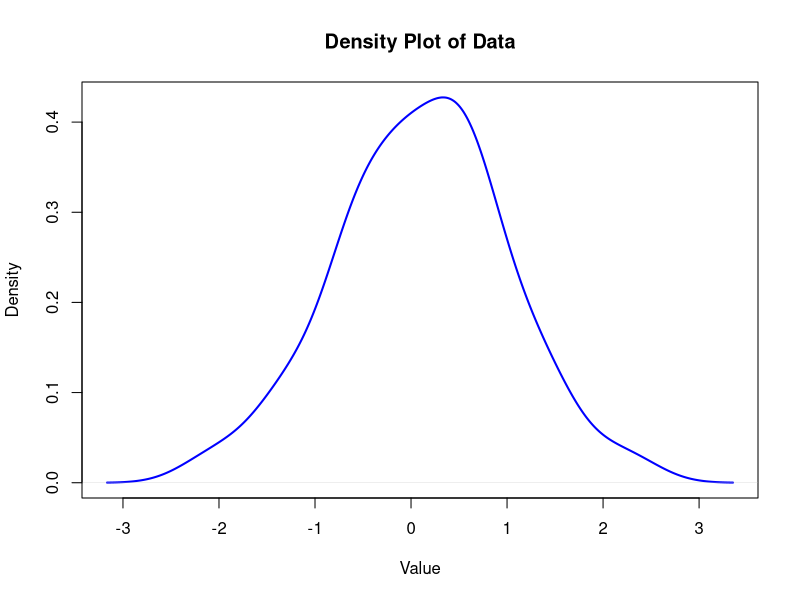
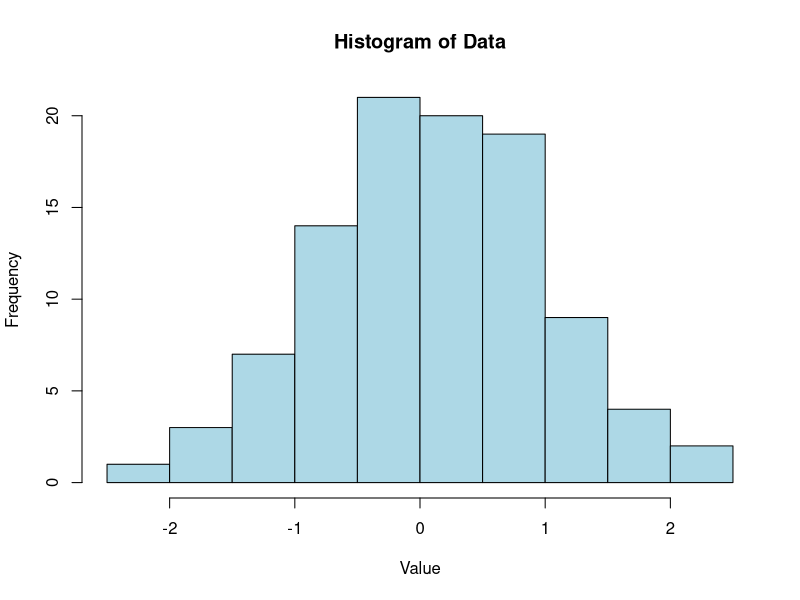
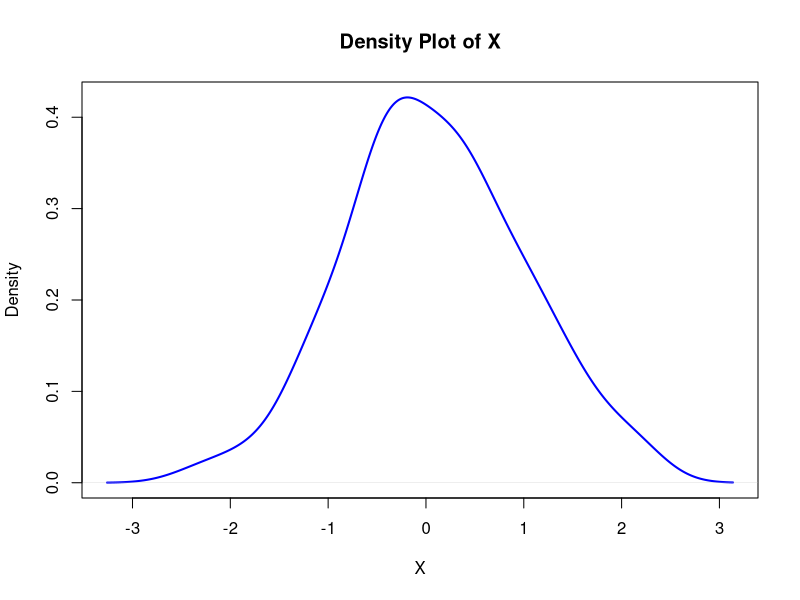
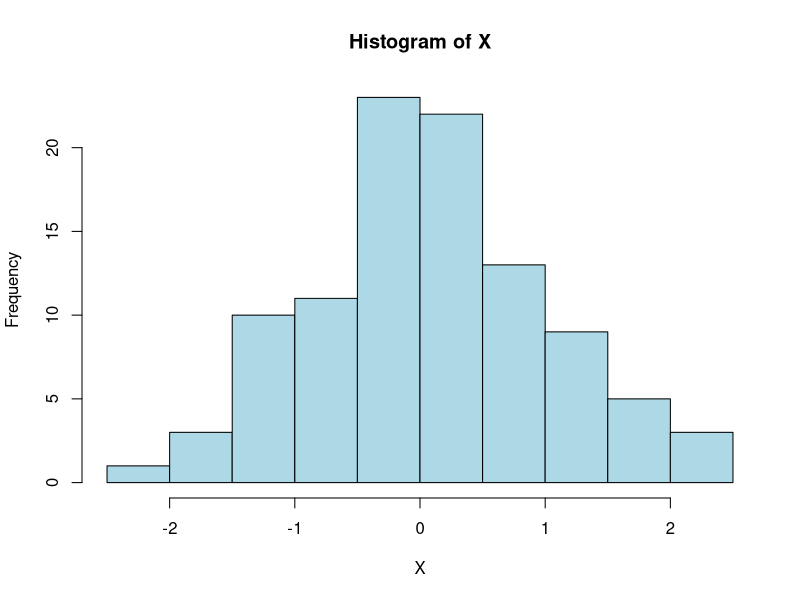
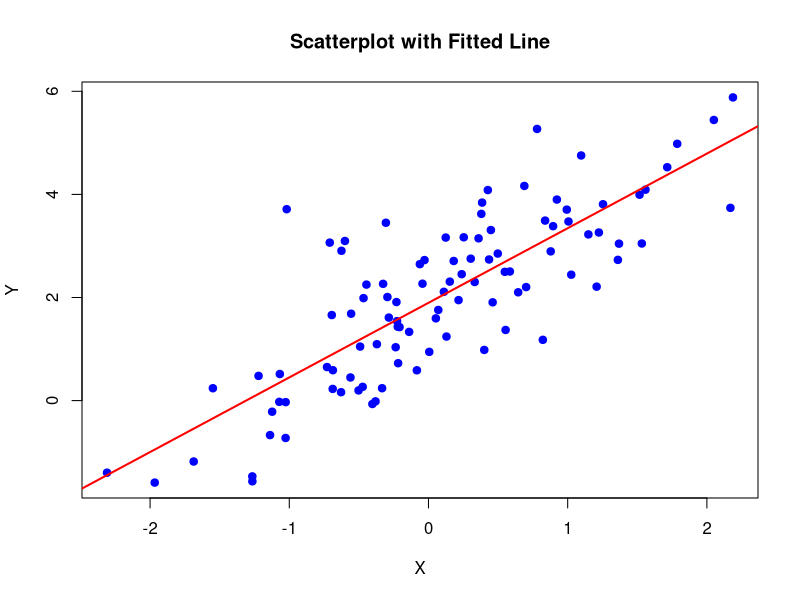
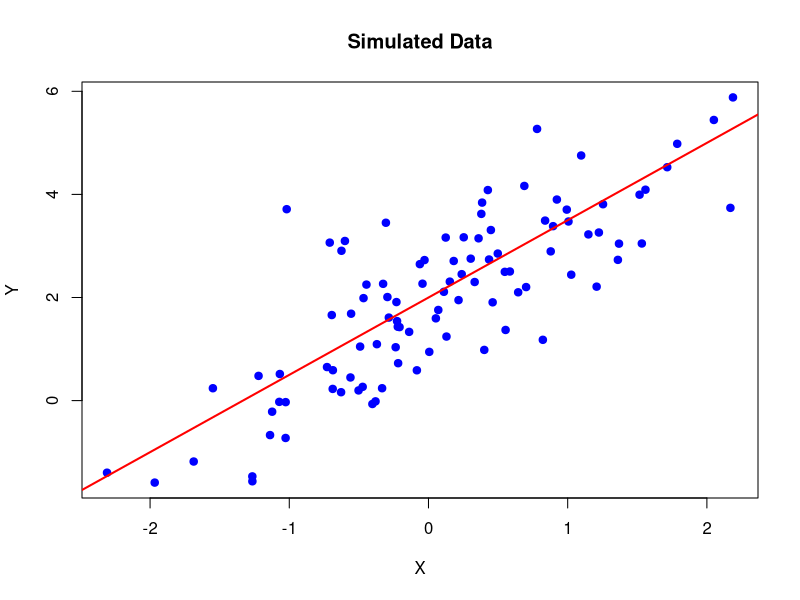
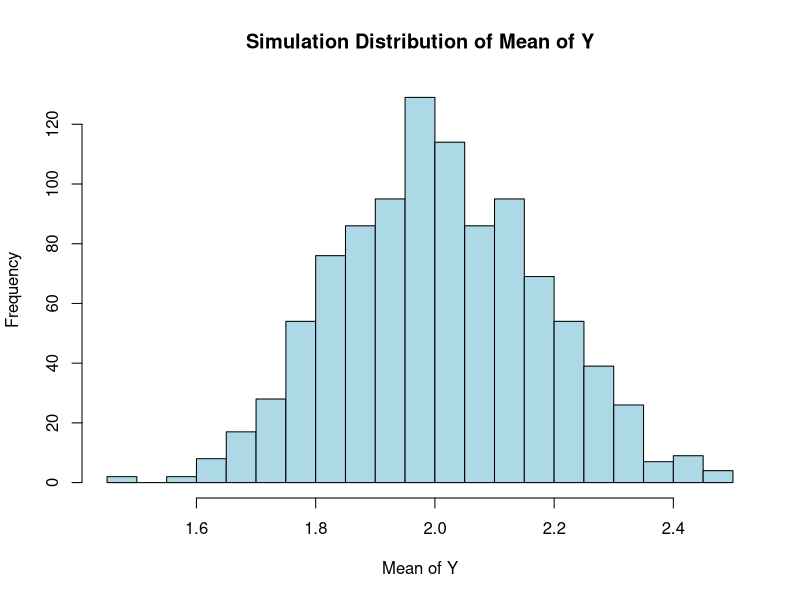
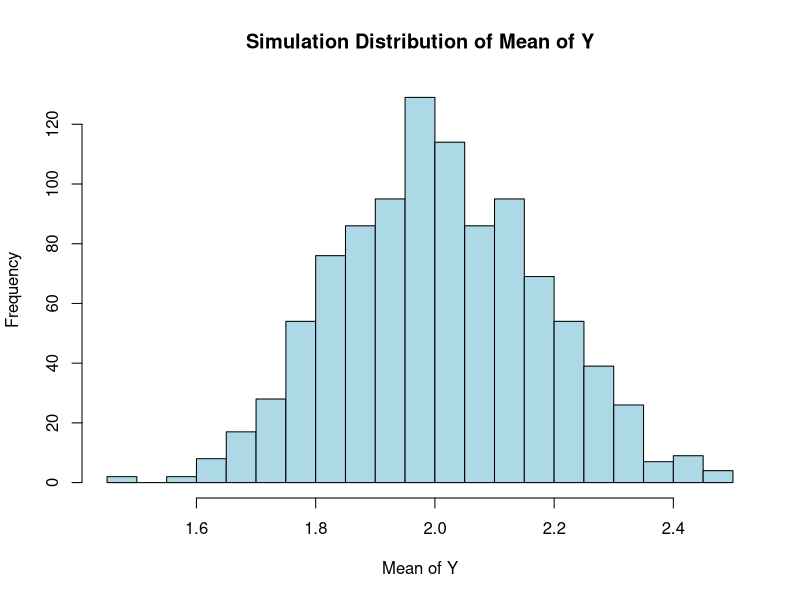

These charts were generated, in order, by the following R code:
## ---- chunk 1
# Fit a simple linear regression model
data(mtcars)
lm_model <- lm(mpg ~ hp, data = mtcars)

# Get the summary
summary(lm_model)
## ---- chunk 2
# Load dataset
data(mtcars)

# Fit linear model
lm_model <- lm(mpg ~ hp, data = mtcars)

# Get summary
summary(lm_model)
## ---- chunk 3
# Example data
set.seed(1)
data <- rnorm(100)

# Density plot
plot(density(data),
     main = "Density Plot of Data",
     xlab = "Value",
     ylab = "Density",
     col = "blue",
     lwd = 2)
## ---- chunk 4
# Histogram
hist(data,
     breaks = 10,  # Number of bins
     main = "Histogram of Data",
     xlab = "Value",
     col = "lightblue",
     border = "black")
## ---- chunk 5
# Generate example data
set.seed(123)
x <- rnorm(100)
y <- 2 + 1.5 * x + rnorm(100, sd = 1)

# (1) Density Plot
plot(density(x),
     main = "Density Plot of X",
     xlab = "X",
     col = "blue",
     lwd = 2)

# (2) Histogram
hist(x,
     breaks = 10,
     main = "Histogram of X",
     xlab = "X",
     col = "lightblue",
     border = "black")

# (3) Scatterplot with Fitted Line
plot(x, y,
     main = "Scatterplot with Fitted Line",
     xlab = "X",
     ylab = "Y",
     pch = 19,
     col = "blue")
abline(lm(y ~ x), col = "red", lwd = 2)

## ---- chunk 6
set.seed(123)  # For reproducibility

# Parameters
n <- 100                 # Number of observations
beta_0 <- 2              # Intercept
beta_1 <- 1.5            # Slope
sigma <- 1               # Standard deviation of noise

# Generate data
x <- rnorm(n, mean = 0, sd = 1)  # Predictor variable
epsilon <- rnorm(n, mean = 0, sd = sigma)  # Random noise
y <- beta_0 + beta_1 * x + epsilon         # Response variable

# Create a data frame
data <- data.frame(x = x, y = y)

# Plot the simulated data
plot(data$x, data$y,
     main = "Simulated Data",
     xlab = "X",
     ylab = "Y",
     pch = 19,
     col = "blue")
abline(a = beta_0, b = beta_1, col = "red", lwd = 2)  # True line
## ---- chunk 7
set.seed(123)

# Simulation parameters
num_simulations <- 1000
n <- 100
beta_0 <- 2
beta_1 <- 1.5
sigma <- 1

# Storage for means
y_means <- numeric(num_simulations)

# Simulation loop
for (i in 1:num_simulations) {
  # Generate x and epsilon
  x <- rnorm(n, mean = 0, sd = 1)
  epsilon <- rnorm(n, mean = 0, sd = sigma)
  
  # Generate y
  y <- beta_0 + beta_1 * x + epsilon
  
  # Compute and store the mean of y
  y_means[i] <- mean(y)
}

# Plot the simulation distribution
hist(y_means,
     breaks = 30,
     main = "Simulation Distribution of Mean of Y",
     xlab = "Mean of Y",
     col = "lightblue",
     border = "black")

## ---- chunk 8

# Summary statistics
simulated_mean <- mean(y_means)
simulated_sd <- sd(y_means)

# Print results
cat("Simulated Mean of Y:", simulated_mean, "\n")
cat("Simulated SD of Y:", simulated_sd, "\n")

# Compare to theoretical mean and standard deviation
theoretical_mean <- beta_0
theoretical_sd <- sigma / sqrt(n)

cat("Theoretical Mean of Y:", theoretical_mean, "\n")
cat("Theoretical SD of Y:", theoretical_sd, "\n")
## ---- chunk 9
# Set parameters
set.seed(123)
num_simulations <- 1000
n <- 100
beta_0 <- 2
beta_1 <- 1.5
sigma <- 1

# Storage for means
y_means <- numeric(num_simulations)

# Simulation loop
for (i in 1:num_simulations) {
  x <- rnorm(n, mean = 0, sd = 1)
  epsilon <- rnorm(n, mean = 0, sd = sigma)
  y <- beta_0 + beta_1 * x + epsilon
  y_means[i] <- mean(y)
}

# Plot simulation distribution
hist(y_means,
     breaks = 30,
     main = "Simulation Distribution of Mean of Y",
     xlab = "Mean of Y",
     col = "lightblue",
     border = "black")

# Calculate and print statistics
cat("Simulated Mean of Y:", mean(y_means), "\n")
cat("Simulated SD of Y:", sd(y_means), "\n")
cat("Theoretical Mean of Y:", beta_0, "\n")
cat("Theoretical SD of Y:", sigma / sqrt(n), "\n")
